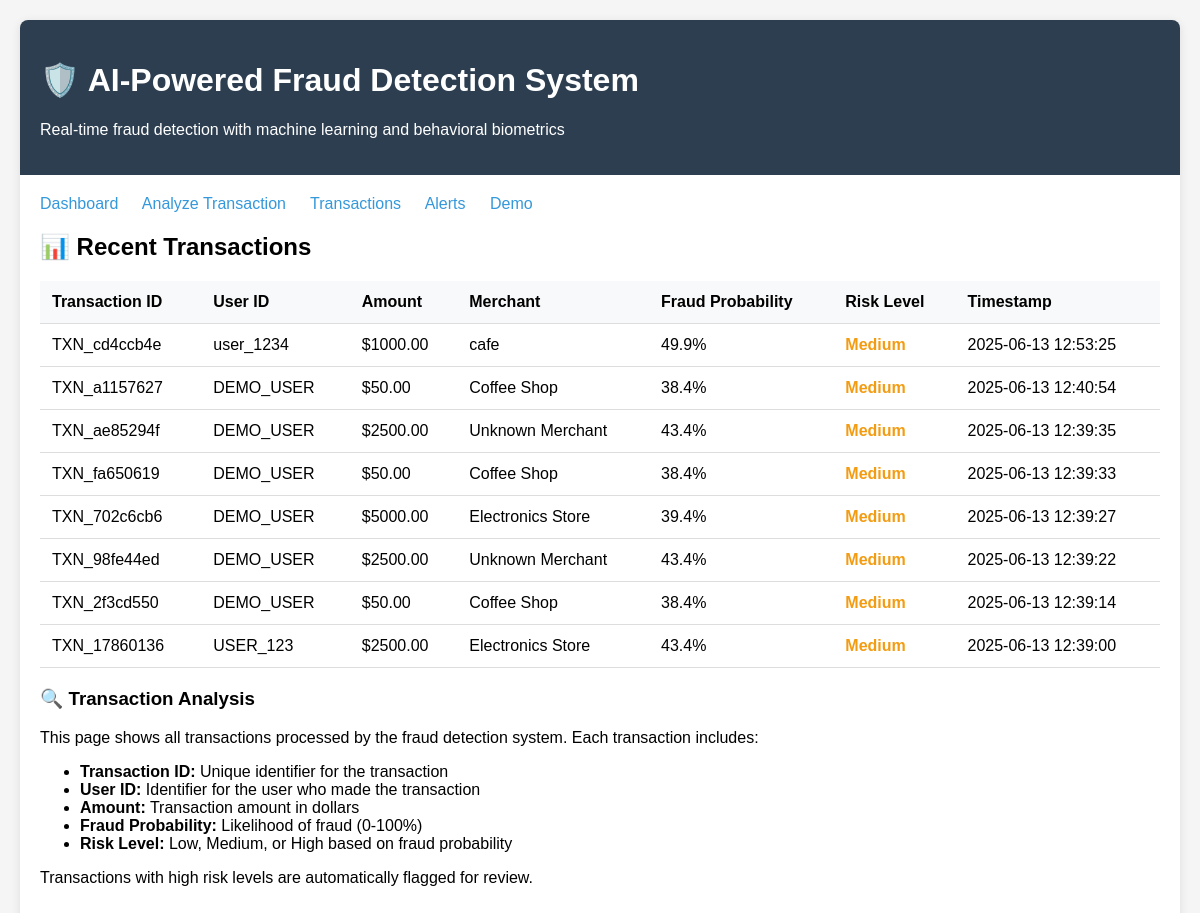
Page /transactions on the committed database.
### tables this page shows
CREATE TABLE transactions (
                id INTEGER PRIMARY KEY AUTOINCREMENT,
                transaction_id TEXT UNIQUE NOT NULL,
                user_id TEXT NOT NULL,
                amount REAL NOT NULL,
                merchant TEXT,
                timestamp DATETIME DEFAULT CURRENT_TIMESTAMP,
                is_fraud INTEGER DEFAULT 0,
                fraud_probability REAL DEFAULT 0.0,
                risk_level TEXT DEFAULT 'Low',
                model_version TEXT DEFAULT 'v1.0',
                features TEXT,
                created_at DATETIME DEFAULT CURRENT_TIMESTAMP
            );

### app.py (the view)
@app.route('/transactions')
def transactions():
    recent_transactions = db.get_recent_transactions(limit=50)
    return render_template('transactions.html',
                         transactions=recent_transactions.to_dict('records'))

### database.py (called while the page is built)
    def get_recent_transactions(self, limit=100):
        conn = sqlite3.connect(self.db_path)
        df = pd.read_sql_query('''
            SELECT
                transaction_id,
                user_id,
                amount,
                merchant,
                timestamp,
                is_fraud,
                fraud_probability,
                risk_level
            FROM transactions
            ORDER BY timestamp DESC
            LIMIT ?
        ''', conn, params=(limit,))
        conn.close()
        return df

### templates/transactions.html
{% extends "base.html" %}
{% block content %}
<h2>📊 Recent Transactions</h2>
{% if transactions %}
<table class="table">
    <thead>
        <tr>
            <th>Transaction ID</th>
            <th>User ID</th>
            <th>Amount</th>
            <th>Merchant</th>
            <th>Fraud Probability</th>
            <th>Risk Level</th>
            <th>Timestamp</th>
        </tr>
    </thead>
    <tbody>
        {% for transaction in transactions %}
        <tr>
            <td>{{ transaction.transaction_id }}</td>
            <td>{{ transaction.user_id }}</td>
            <td>${{ "%.2f"|format(transaction.amount) }}</td>
            <td>{{ transaction.merchant }}</td>
            <td>{{ "%.1f"|format(transaction.fraud_probability * 100) }}%</td>
            <td class="risk-{{ transaction.risk_level.lower() }}">{{ transaction.risk_level }}</td>
            <td>{{ transaction.timestamp }}</td>
        </tr>
        {% endfor %}
    </tbody>
</table>
{% else %}
<div class="alert alert-info">
    <p>No transactions found. Try analyzing some transactions first.</p>
</div>
{% endif %}
<div style="margin-top: 20px;">
    <h3>🔍 Transaction Analysis</h3>
    <p>This page shows all transactions processed by the fraud detection system. Each transaction includes:</p>
    <ul>
        <li><strong>Transaction ID:</strong> Unique identifier for the transaction</li>
        <li><strong>User ID:</strong> Identifier for the user who made the transaction</li>
        <li><strong>Amount:</strong> Transaction amount in dollars</li>
        <li><strong>Fraud Probability:</strong> Likelihood of fraud (0-100%)</li>
        <li><strong>Risk Level:</strong> Low, Medium, or High based on fraud probability</li>
    </ul>
    <p>Transactions with high risk levels are automatically flagged for review.</p>
</div>
{% endblock %}

### templates/base.html (style rules this page uses)
body { font-family: Arial, sans-serif; margin: 0; padding: 20px; background-color: #f5f5f5; }
.table { width: 100%; border-collapse: collapse; margin: 20px 0; }
.table th, .table td { padding: 12px; text-align: left; border-bottom: 1px solid #ddd; }
.table th { background: #f8f9fa; font-weight: bold; }
.risk-medium { color: #f39c12; font-weight: bold; }

### rows in the picture
transactions: amount "1000.00", transaction.fraud_probability*100 "49.9"
transactions: amount "50.00", transaction.fraud_probability*100 "38.4"
transactions: amount "2500.00", transaction.fraud_probability*100 "43.4"
transactions: amount "50.00", transaction.fraud_probability*100 "38.4"
transactions: amount "5000.00", transaction.fraud_probability*100 "39.4"
transactions: amount "2500.00", transaction.fraud_probability*100 "43.4"
transactions: amount "50.00", transaction.fraud_probability*100 "38.4"
transactions: amount "2500.00", transaction.fraud_probability*100 "43.4"
